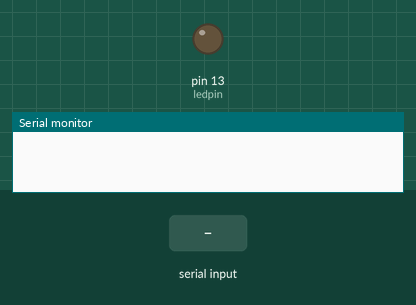
Bench run of a sketch on a simulated Arduino Uno, built with avr-gcc and run on an emulated ATmega328P. On the bench: output pins drawn as LEDs (lit = HIGH), the last lines printed to the serial monitor. The test bench sets the inputs (shaded band).

Above: at 1.2 s.
1.3 s: "0" received over Serial
At 2.3 s:
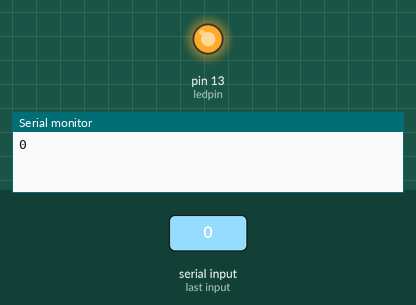
2.9 s: "1" received over Serial
At 3.5 s:
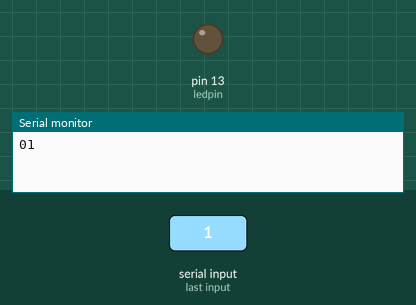
Timing chart, 0 to 5.9 s (numbered marks = the images above; inputs shaded):
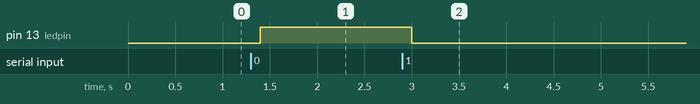

Measured:
- after the input at 1.3 s, pin 13 (ledpin): LOW → HIGH after 0.10 s
- after the input at 2.9 s, pin 13 (ledpin): HIGH → LOW after 0.10 s

The sketch:

Blink.ino
```cpp
char data;
int ledpin=13;

void setup()
{
  Serial.begin(9600);
  pinMode(ledpin,OUTPUT);

}
void loop()
{
  if (Serial.available())
  {
    data=Serial.read();
    Serial.print(data);

  }
  if (data=='0')
  digitalWrite(ledpin,HIGH);
  else if(data=='1')
  digitalWrite(ledpin,LOW);
  delay(100);
}
```
